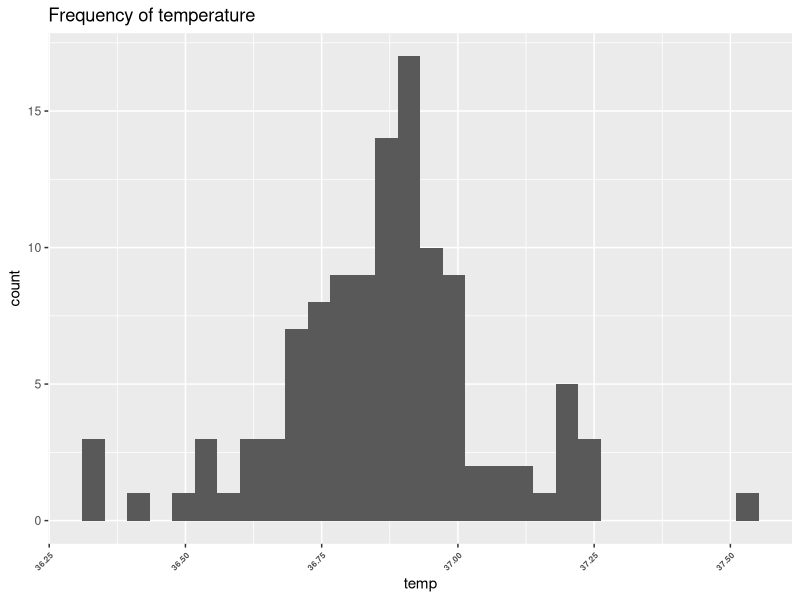
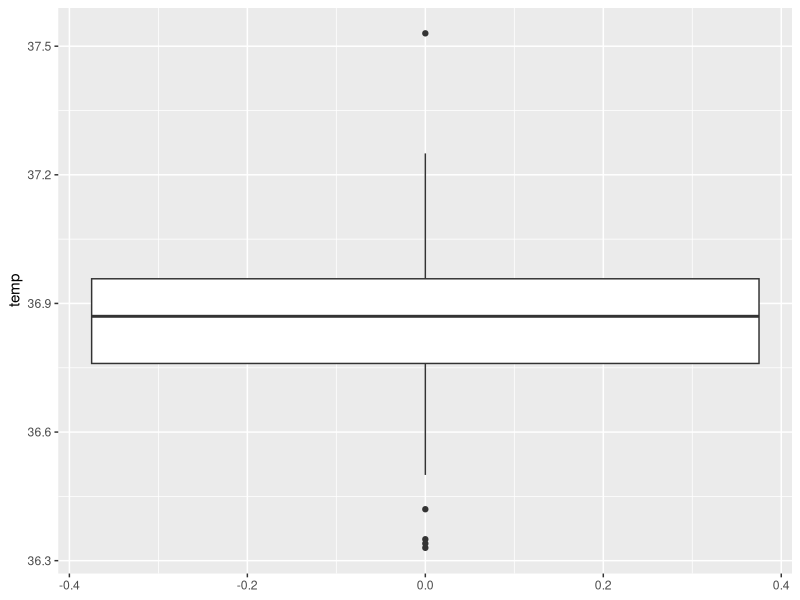
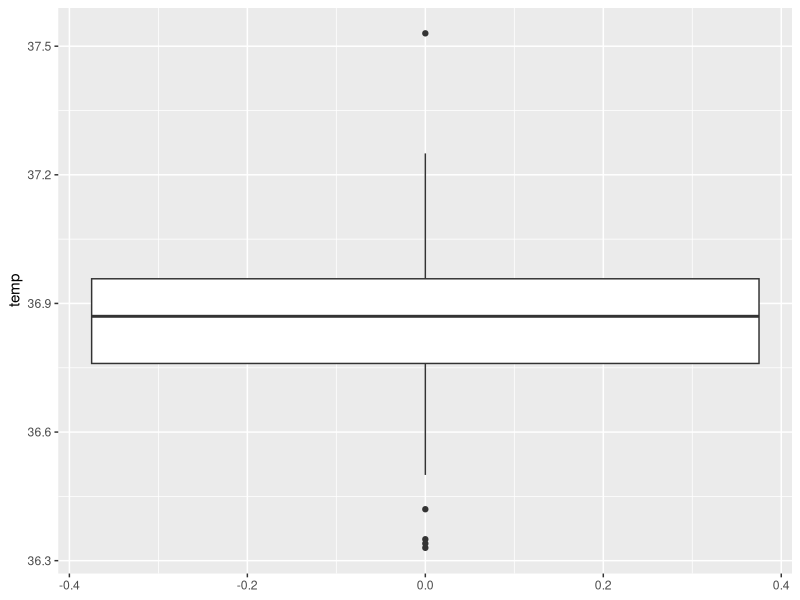

Source code (R) for these figures, in order: (Note: this script raises an error after producing the figures.)
## ---- chunk 1
knitr::opts_chunk$set(
  cache = FALSE, # if TRUE knitr will cache results to reuse in future knits
  fig.width = 5, # the width for plots created by code chunk
  fig.height = 3, # the height for plots created by code chunk
  fig.align = 'center', # how to align graphics. 'left', 'right', 'center'
  dpi = 300, 
  dev = 'png', # Makes each fig a png, and avoids plotting every data point
  # eval = FALSE, # if FALSE, then the R code chunks are not evaluated
  # results = 'asis', # knitr passes through results without reformatting
  echo = TRUE, # if FALSE knitr won't display code in chunk above it's results
  message = TRUE, # if FALSE knitr won't display messages generated by code
  strip.white = TRUE, # if FALSE knitr won't remove white spaces at beg or end of code chunk
  warning = FALSE, # if FALSE knitr won't display warning messages in the doc
  error = TRUE) # report errors
  # options(tinytex.verbose = TRUE)
## ---- chunk 2
library(dplyr)
library(tidyverse)
library(ggplot2)
library(glue)

??datasets::beavers

glimpse(beaver1)
glimpse(beaver2)
## ---- chunk 3

raw_beaver1 <- beaver1
temp <- raw_beaver1$temp

df_as_list <- list(raw_beaver1$temp)   # Convert one column to list element
class(df_as_list)

## Median : 36.87
## Mean : 36.86


## ---- chunk 4

t <-  theme(legend.text = element_text(size = 4) ) +
theme(legend.key.size = unit(0.5, 'cm') ,
axis.text.x = element_text(size = 6,
face = "bold", angle = 45, hjust = 1))

ggplot(data = raw_beaver1, aes(x = temp)) +
  geom_histogram() + labs(title = "Frequency of temperature") + t


## As we can see the temperature variable follows a normal distribution,
## with a mean between (36.75 and 37)

## ---- chunk 5


ggplot(data = raw_beaver1, aes(y = temp)) +
  geom_boxplot()

## As we can see the temperature variable follows a normal distribution,
## with a median  less than 36.9

## ---- chunk 6

## Method 1 - since variance of the population is known we use normal
## distribution

mean_temp_beaver_sample = mean(raw_beaver1$temp)
mean_temp_human_body = 37 ## given in question
n =  length(raw_beaver1$temp)
variance = 1 ## given in question
significance_level = 5/100

std_deviation = sqrt(variance)
point_estimate = mean_temp_beaver_sample
null_value = mean_temp_human_body
standard_error = std_deviation / sqrt(n)

z_score = (point_estimate - null_value)/standard_error
p_value = 2 * pnorm(z_score, lower.tail = TRUE) ## 2- sided
# In an upper-tailed test the decision rule has investigators reject H0 if the
# test statistic is larger than the critical value. In a lower-tailed test the
# decision rule has investigators reject H0 if the test

if(p_value > significance_level){
  glue("The chance of occurence of  {point_estimate} is greater than 
         {significance_level} = > there is something going on and we reject H0")
}else
    glue("The chance of occurence of {point_estimate} is lower than 
         {significance_level} = > point estimate came due to sampling
         variability. There is nothing going on and we reject H1")
  

critical_val_upper = point_estimate + 1.96 * standard_error
critical_val_lower = point_estimate - 1.96 * standard_error

glue(" The confidence intervel lies in between {critical_val_lower} and  {critical_val_upper}")


## ---- chunk 7
ggplot(data = raw_beaver1, aes(y = temp)) +
  geom_boxplot()

## ---- chunk 8

##Method 2, since we do not know the true variance of the population
## We use t test.

test <- t.test( raw_beaver1$temp,
  mu = mean_temp_dog_body,
  alternative = "less"
)

test

## unused code

# std_deviation = sd(raw_beaver1$temp) # since standard deviation is not given of 
# # the beaver population, we build standard deviation from the given sample
# mean_temp_beaver_sample = mean(raw_beaver1$temp)
# mean_temp_dog_body  =  38.5 ## given in question
# n =  length(raw_beaver1$temp)
# significance_level = 5/100
# 
# point_estimate = mean_temp_beaver_sample
# null_value = mean_temp_dog_body
# standard_error = std_deviation / sqrt(n)



# z_score = (point_estimate - null_value)/standard_error
# p_value = pnorm(z_score) ## 1- sided
# 
# if(p_value > significance_level){
#   glue(" The chance of occurence of {point_estimate} is greater than 
#          {significance_level} = > there is something going on and we reject H0 ")
# }else
#     glue(" The chance of occurence of {point_estimate} is lower than 
#          {significance_level} = > point estimate came due to sampling
#          variability. There is nothing going on and we reject H1 ")
# 
# critical_val_upper = point_estimate + 1.96 * standard_error
# critical_val_lower = point_estimate - 1.96 * standard_error


## ---- chunk 9

## time range [0930 to 2350]
## subset from both dataset and select only temp

temp_beaver1 <- beaver1 %>%
  filter(time >= 0930 &  time <= 2350)%>%
  select(temp)

list_temp_beaver1 <- list(temp_beaver1$temp)

temp_beaver2 <- beaver2 %>%
  filter(time >= 0930 &  time <= 2350)%>%
  select(temp)


list_temp_beaver2 <- list(temp_beaver2$temp)


## ---- chunk 10
ggplot(data = temp_beaver1, aes(x = temp)) +
  geom_histogram() + labs(title = "Frequency of temperature") + t

## somewhat normally distributed

ggplot(data = temp_beaver2, aes(x = temp)) +
  geom_histogram() + labs(title = "Frequency of temperature") + t


Mean_beaver1   :36.90 
mean_beaver2 : 37.58


## not at all normally distributed, infact it seems to have two peaks, and a
## clear dip in the center

## ---- chunk 11

## to visualize both the  samples on the same  plot
combo <- bind_rows(temp_beaver1, temp_beaver2)

dat_ggplot <- data.frame(
  value = combo$temp,
  sample = c(rep("1", 86), rep("2", 87))
)
  

ggplot(data = dat_ggplot, aes(y = value, x = sample)) +
  geom_boxplot()


summary(temp_beaver1)
summary(temp_beaver2)

## can you have a side by side box plot
## They have to be part of the same dataset


### beaver 1 - median 36.89
### beaver 2 - median 37.74
### on the surface it seems that both of them are very different.
## ---- chunk 12
## This is an unpaired test, because both the samples are independent of each other
## Since variance is unknown we must find it from the samples



test <- t.test(temp_beaver1$temp, temp_beaver2$temp,
  var.equal = TRUE, alternative = "two.sided"
)
test


test$p.value

# unused code
# ## Beaver1
# mean_temp_beaver1 = mean(temp_beaver1$temp)
# n1 = length(temp_beaver1$temp)
# std_deviation1 = sd(temp_beaver1$temp)
# 
# ## Beaver2
# mean_temp_beaver2 = mean(temp_beaver2$temp)
# n2 = length(temp_beaver2$temp)
# std_deviation2 = sd(temp_beaver2$temp)
# 
# 
# point_estimate = mean_temp_beaver1 -  mean_temp_beaver2
# null_value = 0
# standard_error = sqrt((std_deviation1^2/n1 ) + (std_deviation2^2/n2 ))

# if(p_value > significance_level){
#   glue(" The chance of occurence of {point_estimate} is greater than 
#          {significance_level} = > there is something going on and we reject H0 ")
# }else
#     glue(" The chance of occurence of {point_estimate} is lower than 
#          {significance_level} = > point estimate came due to sampling
#          variability. There is nothing going on and we reject H1 ")
# 
# critical_val_upper = point_estimate + 1.96 * standard_error
# critical_val_lower = point_estimate - 1.96 * standard_error


## ---- chunk 13
library(palmerpenguins)

??palmerpenguins

df <- palmerpenguins::penguins_raw


# rename code : titanic_df <- titanic_df %>%
# rename(pc_class = PC)
## Names of dimensioned variables and constants
##  should usually have a units suffix.

## we will be using snake_case for columns
df <- df %>%
  rename(  study_name = studyName, sample_number = `Sample Number`,
           species = Species, region = Region,
           island = Island, stage = Stage,
           individual_id = `Individual ID`, 
           clutch_completion = `Clutch Completion`, date_egg = `Date Egg`,
           culmen_length_mm = `Culmen Length (mm)`,
           culmen_depth_mm = `Culmen Depth (mm)`,
           flipper_length_mm = `Flipper Length (mm)`,
           body_mass_g = `Body Mass (g)`, sex = Sex,
           delta_15_n_o_oo = `Delta 15 N (o/oo)`,
           delta_13_c_o_oo = `Delta 13 C (o/oo)`,
           comments = Comments   )

colnames(df)

## ---- chunk 14


# code : myfile %>% mutate(V5 = ifelse(V1 == 1 & V2 != 4, 1,
# ifelse(V2 == 4 & V3 != 1, 2, 0)))
# code : my_basket %>% mutate(Price_band = case_when(Price>=50 &
# Price <=70   ~ "Medium", Price > 70 ~ ##"High", TRUE ~ "Low"))

df <- df %>% mutate(
  common_name =
    case_when(species =="Adelie Penguin (Pygoscelis adeliae)"   ~ "Adelie Penguin",
              species =="Gentoo penguin (Pygoscelis papua)"   ~ "Gentoo penguin",           
            species =="Chinstrap penguin (Pygoscelis antarctica)"   ~ "Chinstrap penguin"))

df <- df %>% mutate(
  scientific_name =
    case_when(species =="Adelie Penguin (Pygoscelis adeliae)"   ~ "Pygoscelis adeliae",
              species =="Gentoo penguin (Pygoscelis papua)"   ~ "Pygoscelis papua",           
            species =="Chinstrap penguin (Pygoscelis antarctica)"   ~ "Pygoscelis antarctica"))

df <- select(df, -species)



# code : df %>% separate(x, c("key", "value"), ": ", extra = "merge")
df <- df %>% separate(date_egg, c("year", "month", "day"), "-", extra = "merge")



glimpse(df)





## ---- chunk 15

df <- df %>%
  rename(dorsal_ridge_of_bill_length_mm = culmen_length_mm,
         dorsal_ridge_of_bill_depth_mm = culmen_depth_mm)


## ---- chunk 16

 t <-  theme(legend.text = element_text(size = 6)) +
theme(legend.key.size = unit(0.5, 'cm') ,
axis.text.x = element_text(size = 6,
face = "bold", angle = 45, hjust = 1))

ggplot(df, aes(x = delta_15_n_o_oo, color = common_name)) +
geom_freqpoly(bin_width = 20) +
labs(title = "Delta 15 N ratio and species", x = " delta 15 ")+ 
t + theme(legend.position = "bottom") 

ggplot(df, aes(x = delta_13_c_o_oo, color = common_name)) +
geom_freqpoly(bin_width = 20) +
labs(title = "Delta 13 C ratio and species", x = " delta 13 " )+
 t + theme(legend.position = "bottom")

## this tells us, that penguins of a particular species have the same delta values
## atleast they seem to cluster around one side.


## ---- chunk 17

ggplot(df, aes(x = delta_15_n_o_oo, color = sex)) +
geom_freqpoly(bin_width = 20) +
labs(title = "Delta 15 N ratio and sex" , x = " delta 15 ")  +
t 

ggplot(df, aes(x = delta_13_c_o_oo, color = sex)) +
geom_freqpoly(bin_width = 20) +
labs(title = "Delta 15 N ratio and sex", x = " delta 13 " )+
t



## both sexes are found in both the columns uniformly, there can be no distinction
## based on sex

## ---- chunk 18

ggplot(df, aes(x = delta_15_n_o_oo, color = island)) +
geom_freqpoly(bin_width = 20) +
labs(title = "Delta 15 N ratio and island", x = " delta 15 " ) + t

ggplot(df, aes(x = delta_13_c_o_oo, color = island)) +
geom_freqpoly(bin_width = 20) +
labs(title = "Delta 13 C ratio and island", x = " delta 13 " ) + t

## there seems to be a relationship between delta levels and island
## most penguins from Biscoe seem to have delta 15 values between (7.5 -9)
## from dream (9 - 10)
## from Torgersen (8.25 - 9.25)

## delta 13 C ratios also reflect the smaller values for Biscoe, the larger 
## values for dream and the central values for Torgersen




## ---- chunk 19

## let us put these infos together

 t <-  theme(legend.text = element_text(size = 4) ) +
theme(legend.key.size = unit(0.5, 'cm') ,
axis.text.x = element_text(size = 6,
face = "bold", angle = 45, hjust = 1)) +
  theme(strip.text.y = element_text(angle = 0))

ggplot(df,
aes(x = delta_15_n_o_oo, color = common_name)) + geom_freqpoly(bin_width = 20) +
facet_grid(island ~ .) + t

ggplot(df,
aes(x = delta_13_c_o_oo, color = common_name)) + geom_freqpoly(bin_width = 20) +
facet_grid(island ~ .) + t

# in the island :
#   biscoe, you can only find Adelie and Gentoo penguins and
#   gentoo penguins have the smaller delta 15 values
# 
#   Dream, you can only find Adelie and Chinstrap penguins
#   and chin strap penguins have larger  delta 15 values
# 
#   Torgersen , you can only find Adelie penguins, they have the central
#   delta 15 values

## delta 13 value has the same pattern


## ---- chunk 20

## plot flipper length vs delta 15 values

ggplot(df, aes(x = delta_15_n_o_oo ,
               y = flipper_length_mm, color = common_name)) + 
  geom_point() +  
  facet_grid(common_name ~ .) + t 


## ---- chunk 21

## plot flipper length vs delta 13 values
ggplot(df, aes(x = delta_13_c_o_oo ,
               y = flipper_length_mm, color = common_name)) + 
  geom_point() + 
facet_grid(common_name ~ .) + t

## ---- chunk 22

## plot dorsal_ridge_of_bill_length_mm vs delta 15 values
df %>% ggplot( aes(x = delta_15_n_o_oo,
               y =  dorsal_ridge_of_bill_length_mm, color = common_name)) + 
  geom_point() +
facet_grid(common_name ~ .) + t

## ---- chunk 23

## plot dorsal_ridge_of_bill_length_mm vs delta 13 values
df %>% ggplot( aes(x = delta_13_c_o_oo,
               y =  dorsal_ridge_of_bill_length_mm, color = common_name)) + 
  geom_point() +
facet_grid(common_name ~ .) + t

## ---- chunk 24
## plot dorsal_ridge_of_bill_depth_mm length vs delta 13 values
df %>% ggplot( aes(x = delta_13_c_o_oo,
               y =  dorsal_ridge_of_bill_depth_mm, color = common_name)) + 
  geom_point() +
facet_grid(common_name ~ .) + t

## ---- chunk 25
## plot dorsal_ridge_of_bill_depth_mm length vs delta 15 values
df %>% ggplot( aes(x = delta_15_n_o_oo,
               y =  dorsal_ridge_of_bill_depth_mm, color = common_name)) + 
  geom_point() +
facet_grid(common_name ~ .) + t

